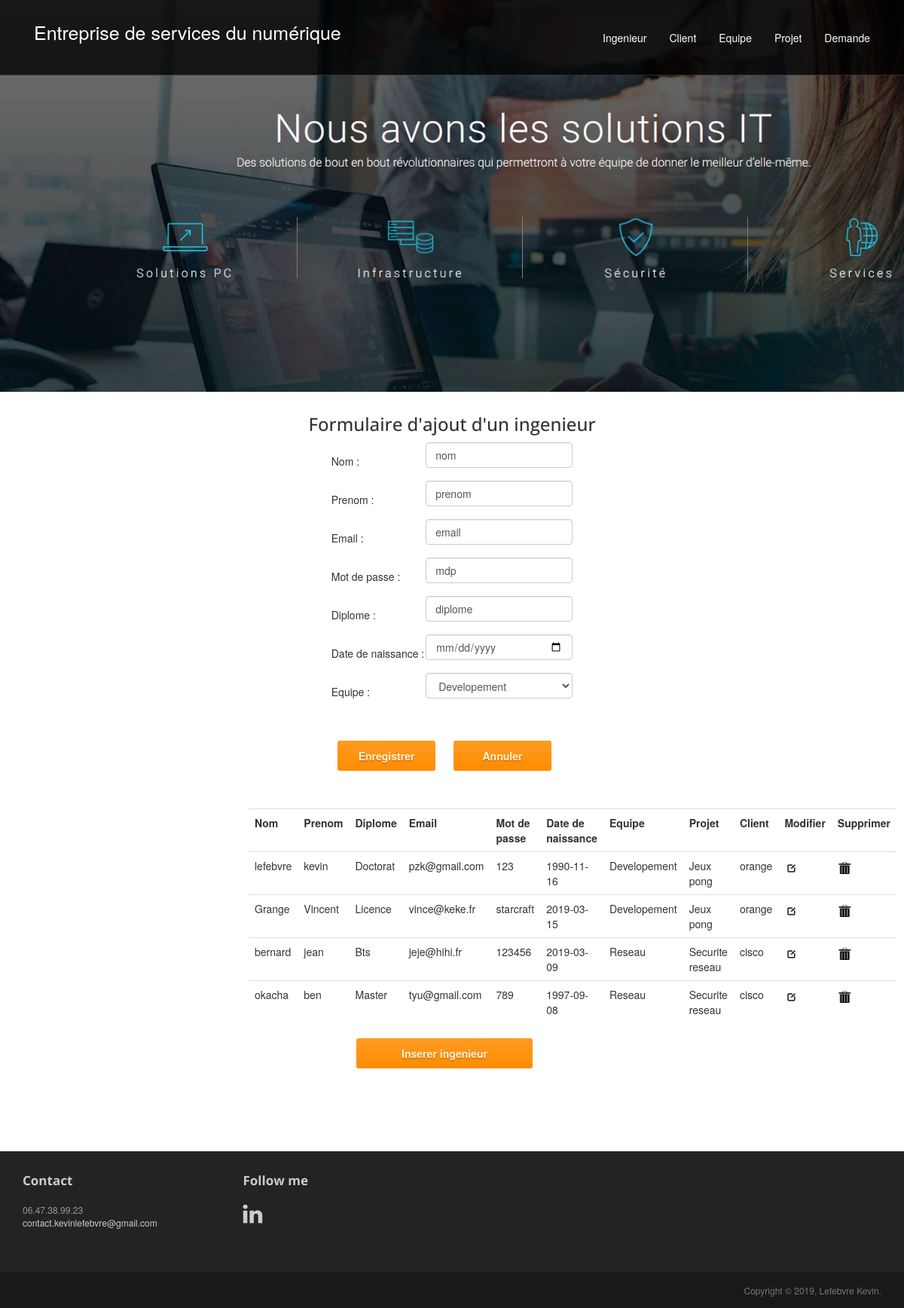
Screenshot of /index2.php?page=1 with the database file from the repository.
### tables this page shows
CREATE TABLE IF NOT EXISTS `ingenieur` (
  `idinge` int(5) NOT NULL AUTO_INCREMENT,
  `nom` varchar(50) NOT NULL,
  `prenom` varchar(50) NOT NULL,
  `diplome` varchar(50) NOT NULL,
  `email` varchar(50) NOT NULL,
  `mdp` varchar(50) NOT NULL,
  `date_nais` date NOT NULL,
  `idequipe` int(5) NOT NULL,
  PRIMARY KEY (`idinge`),
  KEY `idequipe` (`idequipe`)
);

CREATE TABLE IF NOT EXISTS `equipe` (
  `idequipe` int(11) NOT NULL AUTO_INCREMENT,
  `designation` varchar(50) NOT NULL,
  `date_creation` date NOT NULL,
  PRIMARY KEY (`idequipe`)
);

CREATE TABLE IF NOT EXISTS `projet` (
  `idprojet` int(11) NOT NULL AUTO_INCREMENT,
  `libelle` varchar(50) NOT NULL,
  `date_debut` date NOT NULL,
  `date_fin` date NOT NULL,
  `idequipe` int(11) NOT NULL,
  `idpriorite` int(11) NOT NULL,
  PRIMARY KEY (`idprojet`),
  KEY `idequipe` (`idequipe`),
  KEY `idpriorite` (`idpriorite`)
);

CREATE TABLE IF NOT EXISTS `client` (
  `idclient` int(11) NOT NULL AUTO_INCREMENT,
  `entreprise` varchar(50) NOT NULL,
  `nom` varchar(50) NOT NULL,
  `prenom` varchar(50) NOT NULL,
  `email` varchar(50) NOT NULL,
  `mdp` varchar(50) NOT NULL,
  PRIMARY KEY (`idclient`)
);

### function.php (the view, shortened to what this page needs)
<?php
function connexion()
{
    $con = mysqli_connect ("localhost","root","","tdssii");
    return $con;
}
function affiche_ingenieurr()
 {
     $requete = "SELECT i.idinge, i.nom, i.prenom, i.diplome, i.email, i.mdp, i.date_nais, e.designation, p.libelle, c.entreprise FROM demande d, client c, ingenieur i, equipe e,projet p
                where i.idequipe = e.idequipe AND e.idequipe = p.idequipe and p.idprojet = d.idprojet and d.idclient = c.idclient;";
     $con = connexion ();
     if ($con != null)
     {
         $resultats = mysqli_query($con, $requete);
         echo"
         <div class='col-sm-7'><table class='table table-dark'>
         <tr class='bold'>
         <td>Nom</td>
         <td>Prenom</td>
         <td>Diplome</td>
         <td>Email</td>
         <td>Mot de passe</td>
         <td>Date de naissance</td>
         <td>Equipe</td>
         <td>Projet</td>
         <td>Client</td>
         <td>Modifier</td>
         <td>Supprimer</td>
         </tr>"
         ;
         while ($ligne = mysqli_fetch_assoc($resultats))
         {
            echo "<tr>
                    <td>".$ligne['nom']."</td>
                    <td>".$ligne['prenom']."</td>
                    <td>".$ligne['diplome']."</td>
                    <td>".$ligne['email']."</td>
                    <td>".$ligne['mdp']."</td>
                    <td>".$ligne['date_nais']."</td>
                    <td>".$ligne['designation']."</td>
                    <td>".$ligne['libelle']."</td>
                    <td>".$ligne['entreprise']."</td>
                    <td>
                    <a href='index2.php?page=1&action=update&idinge=".$ligne['idinge']."'><img src ='images/modif.png' height='20' width='20'/></a></td>
                    <td>
                    <a href='index2.php?page=1&action=sup&idinge=".$ligne['idinge']."'><img src ='images/supr.png' height='20' width='20'/></a></td></tr>";
    }
     echo "</table></div>";
}}
function select_libelle_equipes()
{
    $requete = "SELECT * from equipe ;";
    $con = connexion ();
     if ($con != null)
     {
         $resultats = mysqli_query($con, $requete);
         while ($ligne = mysqli_fetch_assoc($resultats))
         {
            echo "<option value ='".$ligne['idequipe']."'>".$ligne['designation']."</option>";
         }
  }
}

### index2.php (shortened to what this page needs)
<?php
    include("function.php");
?>
<!DOCTYPE html>
<html lang="fr">
<head>
	<link rel="stylesheet" href="css/bootstrap.min.css">
	<link rel="stylesheet" href="css/font-awesome.min.css">
	<link rel="stylesheet" href="css/bootstrap-theme.css" media="screen" >
	<link rel="stylesheet" href="css/main.css">
	<link rel="stylesheet" href="css/style.css">
</head>
<body class="home">
	<div class="navbar navbar-inverse navbar-fixed-top headroom" >
		<div class="container">
				<a class="titre col-md-6 col-sm-12"  href="index.php">Entreprise de services du numérique</a>
			<div class="navbar-header">
				<a class="navbar-brand" href="index.html"><img src="" alt=""></a>
			</div>
			<div class="navbar-collapse collapse">
				<ul class="nav navbar-nav pull-right">
					<li class="active"><a href="index2.php?page=1">Ingenieur</a></li>
					<li class="active"><a href="index2.php?page=2">Client</a></li>
					<li class="active"><a href="index2.php?page=3">Equipe</a></li>
					<li class="active"><a href="index2.php?page=4">Projet</a></li>
					<li class="active"><a href="index2.php?page=5">Demande</a></li>
				</ul>
			</div>
		</div>
	</div>
	<header id="head">
		<div class="container">
			<div class="row">
			</div>
		</div>
	</header>
			<?php
	if(isset($_GET['page']))
	{
		$page = $_GET['page'];
	}
	else
	{
		$page = 0;
	}
	echo "<center>";
	switch ($page)
	{
		case 1: require_once("ingenieur.php");
				break;
	}
	echo "</center>"
?>
	<footer id="footer" class="top-space">
		<div class="footer1">
			<div class="container">
				<div class="row">
					<div class="col-md-3 widget">
						<h3 class="widget-title">Contact</h3>
						<div class="widget-body">
							<p>06.47.38.99.23<br>
								<a href="mailto:#">contact.kevinlefebvre@gmail.com</a><br>
								<br>
							</p>
						</div>
					</div>
					<div class="col-md-3 widget">
						<h3 class="widget-title">Follow me</h3>
						<div class="widget-body">
							<p class="follow-me-icons">
								<a href="https://www.linkedin.com/in/kevin-lefebvre-65317116a/"><i class="fa fa-linkedin fa-2"></i></a>
							</p>
						</div>
					</div>
					<div class="col-md-6 widget">
					</div>
				</div>
			</div>
		</div>
		<div class="footer2">
			<div class="container">
				<div class="row">
					<div class="col-md-6 widget">
					</div>
					<div class="col-md-6 widget">
						<div class="widget-body">
							<p class="text-right">
								Copyright &copy; 2019, Lefebvre Kevin.
							</p>
						</div>
					</div>
				</div>
		</div>
	</footer>
</body>
</html>

### ingenieur.php (shortened to what this page needs)
<h3> Formulaire d'ajout d'un ingenieur</h3>
    <form class="col-sm-12" method="post" action="">
        <table  " border ="0">
            <tr><td> Nom : </td> <td><div class="form-group"><input class="form-control" type ="text" name="nom" value="nom"></td></tr></div>
            <tr><td> Prenom : </td> <td><div class="form-group"><input class="form-control" type ="text" name="prenom" value="prenom"></td></tr></div>
            <tr><td> Email : </td> <td><div class="form-group"><input class="form-control" type ="text" name="email" value="email"></td></tr></div>
            <tr><td> Mot de passe : </td> <td><div class="form-group"><input class="form-control" type ="text" name="mdp"value="mdp"></td></tr></div>
            <tr><td> Diplome : </td> <td><div class="form-group"><input class="form-control" type ="text" name="diplome" value="diplome"></td></tr></div>
            <tr><td> Date de naissance : </td> <td><div class="form-group"><input  class="form-control" type ="date" name="date_nais"></td></tr></div>
            <tr><td> Equipe : </td> <td><div class="form-group"><select class="form-control" name="idequipe">
                                        <?php
                                        select_libelle_equipes ();
                                        ?>
                                       </select> </td></tr></div>
        </table>
          <div class="bouton col-sm-12">
          <?php
    if (isset($_GET['idinge']) && !empty($_GET['idinge']) && is_numeric($_GET['idinge']))
    {
    }
    else
    {
        echo" <input  class='btp btn btn-primary' type='submit' name='Enregistrer' value='Enregistrer'>";
    }
         ?>
           <input class="btp btn btn-primary" type="reset" name="Annuler" value="Annuler">
           </div>
    </form>
    <div class="tab1 col-sm-offset-3 col-sm-9">
    <?php
    affiche_ingenieurr();
    ?>
       </div>
    <?php
    echo"<a href='index2.php?page=1'><input  class='btp2 btn btn-primary' type='submit' name='Inserer Ingenieur' value='Inserer ingenieur'></a>";
    ?>

### css/main.css (style rules this page uses)
#head { background:#181015 url( ../images/orrdi2.jpg) no-repeat; background-size: cover; min-height:520px; text-align: center; padding-top:240px; color: #dcdcdc80; font-family:"Open sans", Helvetica, Arial; font-weight:300; }
.headroom { -webkit-transition: all 0.4s ease-out; -moz-transition: all 0.4s ease-out; -o-transition: all 0.4s ease-out; transition: all 0.4s ease-out; }
h1, h2, h3, h4, h5, h6 { font-family:"Open sans", Helvetica, Arial; }
h1, .h1, h2, .h2, h3, .h3 { margin-top:30px; }
.top-space { margin-top: 60px; }
img { max-width:100%; }
.footer1 { background: #232323; padding: 30px 0 0 0; font-size: 12px; color: #999; }
.footer1 a { color: #ccc; }
.footer1 .widget { margin-bottom:30px; }
.footer1 .widget-title { font-size: 17px; font-weight: bold; color: #ccc; margin: 0 0 20px; }
.follow-me-icons { font-size:30px; }
.follow-me-icons i { float:left; margin:0 10px 0 0; }
.footer2 { background: #191919; padding: 15px 0; color: #777; font-size: 12px; }
.footer2 p { margin: 0; }
.titre { color: white; font-size: 25px; text-decoration: none; }

### css/style.css (style rules this page uses)
.bold { font-weight: bold; }
.btp { padding-left: 20px; padding-right: 20px; margin-right: 20px; width: 130px; }
.bouton { padding-top: 40px; margin-bottom: 50px; }
.btp2 { padding-left: 60px; padding-right: 60px; margin-right: 20px; }
.tab1 { margin-left: 300px; }

### rows the page displays
ingenieur: nom "lefebvre", prenom "kevin", diplome "Doctorat", email "pzk@gmail.com", mdp "123", date_nais "1990-11-16", idequipe.designation "Developement", projet.libelle "Jeux pong", client.entreprise "orange"
ingenieur: nom "Grange", prenom "Vincent", diplome "Licence", email "vince@keke.fr", mdp "starcraft", date_nais "2019-03-15", idequipe.designation "Developement", projet.libelle "Jeux pong", client.entreprise "orange"
ingenieur: nom "bernard", prenom "jean", diplome "Bts", email "jeje@hihi.fr", mdp "123456", date_nais "2019-03-09", idequipe.designation "Reseau", projet.libelle "Securite reseau", client.entreprise "cisco"
ingenieur: nom "okacha", prenom "ben", diplome "Master", email "tyu@gmail.com", mdp "789", date_nais "1997-09-08", idequipe.designation "Reseau", projet.libelle "Securite reseau", client.entreprise "cisco"

### other values shown
form field idequipe "Developement"
